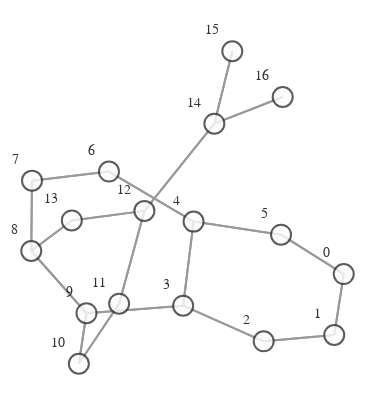

Notebook code cell kept with this figure:
### Markdown cell above
# VISUALIZATION

### Code cell
def create_graph(graph):
    g = to_networkx(graph)
    pos = nx.spring_layout(g)
    vis = GraphVisualization(
        g,
        pos,
        node_text_position="top left",
        node_size=20,
    )
    fig = vis.create_figure()
    return fig


fig = create_graph(dataset[0])
fig.show()

### Figure 1 — Plotly figure (JSON) as saved in the notebook; plotly's stock layout.template omitted (floating-point values rounded to 4 significant figures)
{"data": [{"hoverinfo": "none", "line": {"color": "#808080", "width": 2}, "mode": "lines", "opacity": 0.8, "type": "scatter", "x": [0.9542, 0.8999, null, 0.9542, 0.5963, null, 0.8999, 0.9542, null, 0.8999, 0.4972, null, 0.4972, 0.8999, null, 0.4972, 0.03762, null, 0.03762, 0.4972, null, 0.03762, 0.09707, null, 0.03762, -0.5142, null, 0.09707, 0.03762, null, 0.09707, 0.5963, null, 0.09707, -0.3858, null, 0.5963, 0.9542, null, 0.5963, 0.09707, null, -0.3858, 0.09707, null, -0.3858, -0.8251, null, -0.8251, -0.3858, null, -0.8251, -0.8295, null, -0.8295, -0.8251, null, -0.8295, -0.5142, null, -0.8295, -0.5979, null, -0.5142, 0.03762, null, -0.5142, -0.8295, null, -0.5142, -0.5578, null, -0.5578, -0.5142, null, -0.5578, -0.3279, null, -0.3279, -0.5578, null, -0.3279, -0.1836, null, -0.1836, -0.3279, null, -0.1836, -0.5979, null, -0.1836, 0.2157, null, -0.5979, -0.8295, null, -0.5979, -0.1836, null, 0.2157, -0.1836, null, 0.2157, 0.318, null, 0.2157, 0.6058, null, 0.318, 0.2157, null, 0.6058, 0.2157, null], "y": [-0.2109, -0.542, null, -0.2109, 0.003012, null, -0.542, -0.2109, null, -0.542, -0.5763, null, -0.5763, -0.542, null, -0.5763, -0.3826, null, -0.3826, -0.5763, null, -0.3826, 0.07421, null, -0.3826, -0.4237, null, 0.07421, -0.3826, null, 0.07421, 0.003012, null, 0.07421, 0.3462, null, 0.003012, -0.2109, null, 0.003012, 0.07421, null, 0.3462, 0.07421, null, 0.3462, 0.2968, null, 0.2968, 0.3462, null, 0.2968, -0.08546, null, -0.08546, 0.2968, null, -0.08546, -0.4237, null, -0.08546, 0.08053, null, -0.4237, -0.3826, null, -0.4237, -0.08546, null, -0.4237, -0.6983, null, -0.6983, -0.4237, null, -0.6983, -0.3719, null, -0.3719, -0.6983, null, -0.3719, 0.1325, null, 0.1325, -0.3719, null, 0.1325, 0.08053, null, 0.1325, 0.6064, null, 0.08053, -0.08546, null, 0.08053, 0.1325, null, 0.6064, 0.1325, null, 0.6064, 1, null, 0.6064, 0.7514, null, 1, 0.6064, null, 0.7514, 0.6064, null]}, {"hoverinfo": "text", "marker": {"color": "#fcfcfc", "colorbar": {"thickness": 15, "title": {"side": "right", "text": ""}, "xanchor": "left"}, "colorscale": [[0, "rgb(255,255,217)"], [0.125, "rgb(237,248,177)"], [0.25, "rgb(199,233,180)"], [0.375, "rgb(127,205,187)"], [0.5, "rgb(65,182,196)"], [0.625, "rgb(29,145,192)"], [0.75, "rgb(34,94,168)"], [0.875, "rgb(37,52,148)"], [1, "rgb(8,29,88)"]], "line": {"color": "#333333", "width": 2}, "reversescale": false, "showscale": false, "size": 20}, "mode": "markers+text", "opacity": 0.8, "text": ["0", "1", "2", "3", "4", "5", "6", "7", "8", "9", "10", "11", "12", "13", "14", "15", "16"], "textfont": {"color": "#000000", "family": "Arial", "size": 14}, "textposition": "top left", "type": "scatter", "x": [0.9542, 0.8999, 0.4972, 0.03762, 0.09707, 0.5963, -0.3858, -0.8251, -0.8295, -0.5142, -0.5578, -0.3279, -0.1836, -0.5979, 0.2157, 0.318, 0.6058], "y": [-0.2109, -0.542, -0.5763, -0.3826, 0.07421, 0.003012, 0.3462, 0.2968, -0.08546, -0.4237, -0.6983, -0.3719, 0.1325, 0.08053, 0.6064, 1, 0.7514]}], "layout": {"autosize": false, "height": 400, "hovermode": "closest", "margin": {"b": 5, "l": 0, "r": 0, "t": 20}, "paper_bgcolor": "rgba(255,255,255,255)", "plot_bgcolor": "rgba(0,0,0,0)", "scene": {"xaxis": {"autorange": true, "showgrid": false, "showline": false, "showticklabels": false, "ticks": "", "visible": false, "zeroline": false}, "yaxis": {"autorange": true, "showgrid": false, "showline": false, "showticklabels": false, "ticks": "", "visible": false, "zeroline": false}, "zaxis": {"autorange": true, "showgrid": false, "showline": false, "showticklabels": false, "ticks": "", "visible": false, "zeroline": false}}, "showlegend": false, "title": {"font": {"size": 16}, "text": ""}, "width": 375, "xaxis": {"autorange": true, "showgrid": false, "showline": false, "showticklabels": false, "ticks": "", "visible": false, "zeroline": false}, "yaxis": {"autorange": true, "showgrid": false, "showline": false, "showticklabels": false, "ticks": "", "visible": false, "zeroline": false}}}
